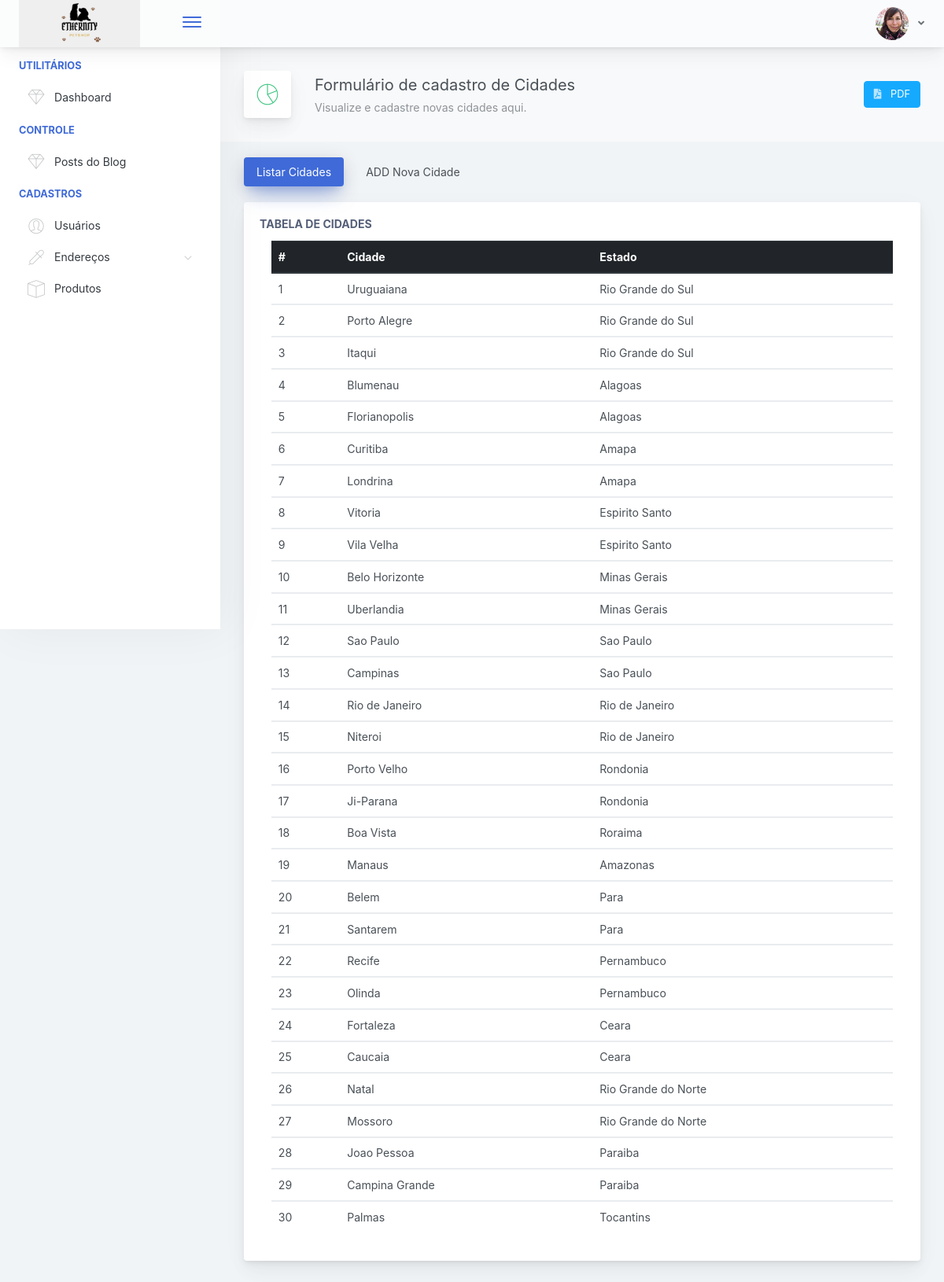
Page /Dashboard/cidades.php (signed in) on the committed database.
### tables this page shows
CREATE TABLE IF NOT EXISTS `cidade` (
  `idCidade` INT NOT NULL AUTO_INCREMENT,
  `nome` VARCHAR(100) NOT NULL,
  `fk_idEstado` INT NOT NULL,
  PRIMARY KEY (`idCidade`),
  INDEX (`fk_idEstado`),
  CONSTRAINT `fk_cidadeEstado`
    FOREIGN KEY (`fk_idEstado`)
    REFERENCES `estado`(`idEstado`)
    ON DELETE NO ACTION
    ON UPDATE NO ACTION
);

CREATE TABLE IF NOT EXISTS `estado` (
  `idEstado` INT NOT NULL AUTO_INCREMENT,
  `nome` VARCHAR(100) NOT NULL,
  `uf` VARCHAR(2) NOT NULL,
  `fk_idPais` INT NOT NULL,
  PRIMARY KEY (`idEstado`),
  INDEX (`fk_idPais`),
  CONSTRAINT `fk_estadoPais`
    FOREIGN KEY (`fk_idPais`)
    REFERENCES `pais`(`idPais`)
    ON DELETE NO ACTION
    ON UPDATE NO ACTION
);

### Dashboard/cidades.php (the view, shortened to what this page needs)
<?php
   include("../conexao/conexao.php");
   ?>
<!doctype html>
<html lang="pt-br">
   <head>
      <link href="../Dashboard/main.css" rel="stylesheet">
   </head>
   <body>
      <div class="app-container app-theme-white body-tabs-shadow fixed-sidebar fixed-header">
      <?php include("../templates/headerDash.php");?>
      <div class="app-main">
         <div class="app-sidebar sidebar-shadow">
            <?php include("Sidebar/sidebar.php");?>
         </div>
         <div class="app-main__outer">
            <div class="app-main__inner">
               <div class="app-page-title">
                  <div class="page-title-wrapper">
                     <div class="page-title-heading">
                        <div class="page-title-icon">
                           <i class="pe-7s-graph text-success">
                           </i>
                        </div>
                        <div>
                           Formulário de cadastro de Cidades
                           <div class="page-title-subheading">Visualize e cadastre novas cidades aqui.
                           </div>
                        </div>
                     </div>
                     <div class="page-title-actions">
                        <div class="d-inline-block dropdown">
                           <a href="../pdfs/enderecopdf.php">
                           <button type="button" aria-haspopup="true" aria-expanded="false" class="btn-shadow btn btn-info">
                           <span class="btn-icon-wrapper pr-2 opacity-7">
                           <i class="fas fa-file-pdf"></i>
                           </span>PDF
                           </button></a>
                        </div>
                     </div>
                  </div>
               </div>
               <ul class="body-tabs body-tabs-layout tabs-animated body-tabs-animated nav">
                  <li class="nav-item">
                     <a role="tab" class="nav-link active" id="tab-0" data-toggle="tab" href="#tab-content-0">
                     <span>Listar Cidades</span>
                     </a>
                  </li>
                  <li class="nav-item">
                     <a role="tab" class="nav-link" id="tab-1" data-toggle="tab" href="#tab-content-1">
                     <span>ADD Nova Cidade</span>
                     </a>
                  </li>
               </ul>
               <div class="tab-content">
                  <div class="tab-pane tabs-animation fade show active" id="tab-content-0" role="tabpanel">
                     <div class="main-card mb-3 card">
                        <div class="card-body">
                           <h5 class="card-title">Tabela de Cidades</h5>
                           <div class="col-lg-12">
                              <?php include("../Listar/tabelas/tabelaCidade.php");?>
                           </div>
                        </div>
                     </div>
                  </div>
                  </div>
               </div>
            </div>
         </div>
      </div>
   </body>
</html>

### Listar/tabelas/tabelaCidade.php
<?php
include("../conexao/conexao.php");
$sql = " SELECT c.idCidade, c.nome AS cidade, c.fk_idEstado, est.idEstado, est.nome AS estado
         FROM cidade AS c
         JOIN estado AS est ON c.fk_idEstado = est.idEstado
         ORDER BY c.idCidade ";
$resultado = mysqli_query($conn,$sql);
?>
<div class="table-responsive">
<table class="table">
   <thead class="thead-dark">
      <tr>
         <th scope="col">#</th>
         <th scope="col">Cidade</th>
         <th scope="col">Estado</th>
      </tr>
   </thead>
   <?php
      while($dado = mysqli_fetch_array($resultado)){ ?>
   <tbody>
      <tr>
         <td><?php echo $dado["idCidade"] ;?></td>
         <td><?php echo $dado["cidade"] ;?></td>
         <td><?php echo $dado["estado"] ;?></td>
   </tbody>
   <?php
      }
      ?>
</table>
</div>

### rows in the picture
cidade: idCidade "1", nome "Uruguaiana", fk_idEstado.nome "Rio Grande do Sul"
cidade: idCidade "2", nome "Porto Alegre", fk_idEstado.nome "Rio Grande do Sul"
cidade: idCidade "3", nome "Itaqui", fk_idEstado.nome "Rio Grande do Sul"
cidade: idCidade "4", nome "Blumenau", fk_idEstado.nome "Alagoas"
cidade: idCidade "5", nome "Florianopolis", fk_idEstado.nome "Alagoas"
cidade: idCidade "6", nome "Curitiba", fk_idEstado.nome "Amapa"
cidade: idCidade "7", nome "Londrina", fk_idEstado.nome "Amapa"
cidade: idCidade "8", nome "Vitoria", fk_idEstado.nome "Espirito Santo"
cidade: idCidade "9", nome "Vila Velha", fk_idEstado.nome "Espirito Santo"
cidade: idCidade "10", nome "Belo Horizonte", fk_idEstado.nome "Minas Gerais"
cidade: idCidade "11", nome "Uberlandia", fk_idEstado.nome "Minas Gerais"
cidade: idCidade "12", nome "Sao Paulo", fk_idEstado.nome "Sao Paulo"
cidade: idCidade "13", nome "Campinas", fk_idEstado.nome "Sao Paulo"
cidade: idCidade "14", nome "Rio de Janeiro", fk_idEstado.nome "Rio de Janeiro"
cidade: idCidade "15", nome "Niteroi", fk_idEstado.nome "Rio de Janeiro"
cidade: idCidade "16", nome "Porto Velho", fk_idEstado.nome "Rondonia"
cidade: idCidade "17", nome "Ji-Parana", fk_idEstado.nome "Rondonia"
cidade: idCidade "18", nome "Boa Vista", fk_idEstado.nome "Roraima"
cidade: idCidade "19", nome "Manaus", fk_idEstado.nome "Amazonas"
cidade: idCidade "20", nome "Belem", fk_idEstado.nome "Para"
cidade: idCidade "21", nome "Santarem", fk_idEstado.nome "Para"
cidade: idCidade "22", nome "Recife", fk_idEstado.nome "Pernambuco"
cidade: idCidade "23", nome "Olinda", fk_idEstado.nome "Pernambuco"
cidade: idCidade "24", nome "Fortaleza", fk_idEstado.nome "Ceara"
cidade: idCidade "25", nome "Caucaia", fk_idEstado.nome "Ceara"
cidade: idCidade "26", nome "Natal", fk_idEstado.nome "Rio Grande do Norte"
cidade: idCidade "27", nome "Mossoro", fk_idEstado.nome "Rio Grande do Norte"
cidade: idCidade "28", nome "Joao Pessoa", fk_idEstado.nome "Paraiba"
cidade: idCidade "29", nome "Campina Grande", fk_idEstado.nome "Paraiba"
cidade: idCidade "30", nome "Palmas", fk_idEstado.nome "Tocantins"
